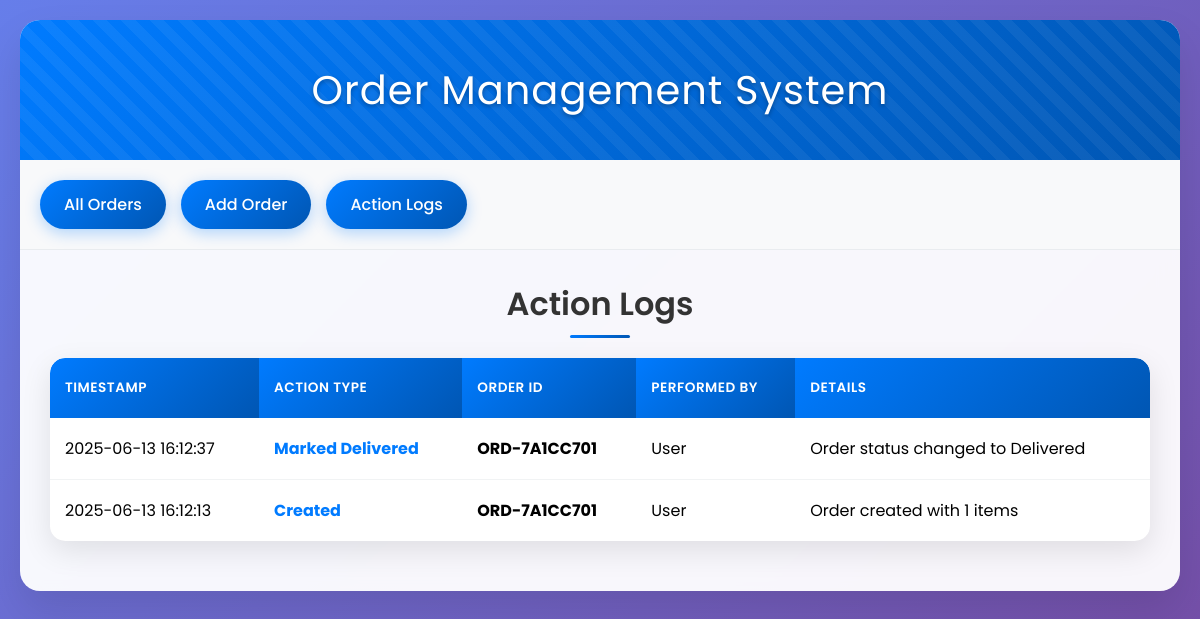
Page /logs on the committed database.
### models.py (models this page shows, shortened)
class ActionLog(db.Model):
    __tablename__ = 'action_logs'
    id = db.Column(db.Integer, primary_key=True)
    action_type = db.Column(db.String(50), nullable=False)
    performed_by = db.Column(db.String(100), nullable=False)
    timestamp = db.Column(db.DateTime, default=datetime.utcnow)
    order_id = db.Column(db.String(50), nullable=False)
    details = db.Column(db.Text)

### app.py (the view)
@app.route('/logs')
def logs():
    logs = ActionLog.query.order_by(ActionLog.timestamp.desc()).all()
    return render_template('logs.html', logs=logs)

### templates/logs.html (shortened to what this page needs)
{% extends "base.html" %}
{% block content %}
<h2 class="page-title">Action Logs</h2>
{% if logs %}
<div class="card">
    <table>
        <thead>
            <tr>
                <th>Timestamp</th>
                <th>Action Type</th>
                <th>Order ID</th>
                <th>Performed By</th>
                <th>Details</th>
            </tr>
        </thead>
        <tbody>
            {% for log in logs %}
            <tr>
                <td>{{ log.timestamp.strftime('%Y-%m-%d %H:%M:%S') }}</td>
                <td>
                    <strong style="color: #007bff;">{{ log.action_type }}</strong>
                </td>
                <td><strong>{{ log.order_id }}</strong></td>
                <td>{{ log.performed_by }}</td>
                <td>{{ log.details or '-' }}</td>
            </tr>
            {% endfor %}
        </tbody>
    </table>
</div>
{% else %}
<div class="empty-state">
    <h3>No Action Logs Found</h3>
    <p>No actions have been performed yet.</p>
    <a href="{{ url_for('add_order') }}" class="btn btn-primary">Create Your First Order</a>
</div>
{% endif %}
{% endblock %}

### templates/base.html (shortened to what this page needs)
<!DOCTYPE html>
<html lang="en">
<head>
</head>
<body>
    <div class="container">
        <div class="header">
            <h1>Order Management System</h1>
        </div>
        <div class="nav">
            <a href="{{ url_for('index') }}">All Orders</a>
            <a href="{{ url_for('add_order') }}">Add Order</a>
            <a href="{{ url_for('logs') }}">Action Logs</a>
        </div>
        <div class="content">
            {% block content %}{% endblock %}
        </div>
    </div>
</body>
</html>

### templates/base.html (style rules this page uses)
* { margin: 0; padding: 0; box-sizing: border-box; }
body { font-family: 'Poppins', -apple-system, BlinkMacSystemFont, 'Segoe UI', Roboto, Oxygen, Ubuntu, Cantarell, sans-serif; background: linear-gradient(135deg, #667eea 0%, #764ba2 100%); min-height: 100vh; padding: 20px; }
.container { max-width: 1400px; margin: 0 auto; background: rgba(255, 255, 255, 0.95); backdrop-filter: blur(10px); border-radius: 20px; box-shadow: 0 20px 40px rgba(0, 0, 0, 0.1); overflow: hidden; }
.header { background: linear-gradient(135deg, #007bff 0%, #0056b3 100%); color: white; text-align: center; padding: 40px 20px; position: relative; overflow: hidden; }
.header::before { content: ''; position: absolute; top: -50%; left: -50%; width: 200%; height: 200%; background: repeating-linear-gradient(45deg, transparent, transparent 10px, rgba(255, 255, 255, 0.05) 10px, rgba(255, 255, 255, 0.05) 20px); animation: slide 20s linear infinite; }
.header h1 { font-size: 2.5em; font-weight: 400; letter-spacing: 1px; position: relative; z-index: 1; text-shadow: 0 2px 4px rgba(0, 0, 0, 0.3); }
.nav { background: #f8f9fa; padding: 20px; border-bottom: 1px solid #e9ecef; display: flex; gap: 15px; flex-wrap: wrap; }
.nav a { display: inline-flex; align-items: center; padding: 12px 24px; background: linear-gradient(135deg, #007bff 0%, #0056b3 100%); color: white; text-decoration: none; border-radius: 25px; font-weight: 500; transition: all 0.3s ease; box-shadow: 0 4px 15px rgba(0, 123, 255, 0.3); position: relative; overflow: hidden; }
.nav a::before { content: ''; position: absolute; top: 0; left: -100%; width: 100%; height: 100%; background: linear-gradient(90deg, transparent, rgba(255, 255, 255, 0.2), transparent); transition: left 0.5s; }
.content { padding: 30px; }
.page-title { font-size: 2em; font-weight: 600; color: #333; margin-bottom: 30px; text-align: center; position: relative; }
.page-title::after { content: ''; position: absolute; bottom: -10px; left: 50%; transform: translateX(-50%); width: 60px; height: 3px; background: linear-gradient(135deg, #007bff 0%, #0056b3 100%); border-radius: 2px; }
.card { background: white; border-radius: 15px; box-shadow: 0 10px 30px rgba(0, 0, 0, 0.1); overflow: hidden; margin-bottom: 20px; transition: transform 0.3s ease; }
table { width: 100%; border-collapse: collapse; background: white; border-radius: 15px; overflow: hidden; box-shadow: 0 10px 30px rgba(0, 0, 0, 0.1); }
th { background: linear-gradient(135deg, #007bff 0%, #0056b3 100%); color: white; padding: 20px 15px; text-align: left; font-weight: 600; text-transform: uppercase; letter-spacing: 0.5px; font-size: 0.85em; }
td { padding: 18px 15px; border-bottom: 1px solid #f1f3f4; transition: background-color 0.3s ease; }
tr:last-child td { border-bottom: none; }

### rows in the picture
ActionLog: timestamp "2025-06-13 16:12:37", action_type "Marked Delivered", order_id "ORD-7A1CC701", performed_by "User", details "Order status changed to Delivered"
ActionLog: timestamp "2025-06-13 16:12:13", action_type "Created", order_id "ORD-7A1CC701", performed_by "User", details "Order created with 1 items"
